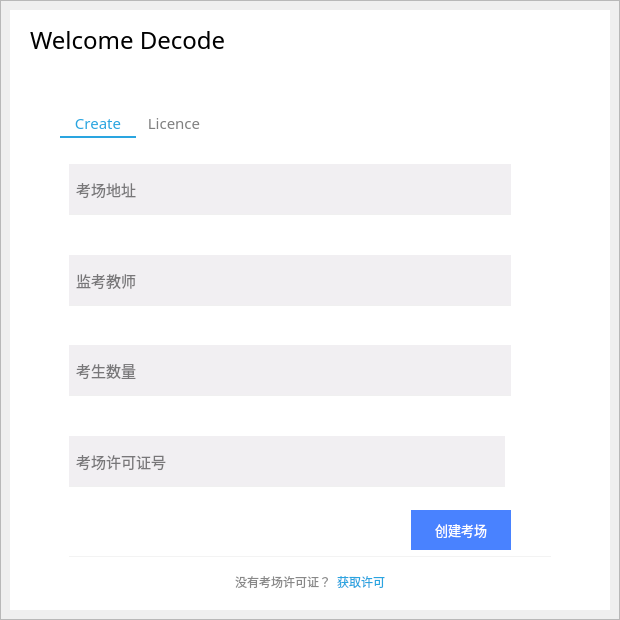
            <widget class="QWidget" name="page_2">
             <layout class="QHBoxLayout" name="horizontalLayout_14">
              <property name="spacing">
               <number>0</number>
              </property>
              <property name="leftMargin">
               <number>0</number>
              </property>
              <property name="topMargin">
               <number>0</number>
              </property>
              <property name="rightMargin">
               <number>0</number>
              </property>
              <property name="bottomMargin">
               <number>0</number>
              </property>
              <item>
               <layout class="QVBoxLayout" name="verticalLayout_10">
                <property name="spacing">
                 <number>0</number>
                </property>
                <property name="leftMargin">
                 <number>0</number>
                </property>
                <item>
                 <widget class="QFrame" name="frame_2">
                  <property name="font">
                   <font>
                    <kerning>true</kerning>
                   </font>
                  </property>
                  <property name="autoFillBackground">
                   <bool>false</bool>
                  </property>
                  <property name="styleSheet">
                   <string notr="true"/>
                  </property>
                  <property name="frameShape">
                   <enum>QFrame::StyledPanel</enum>
                  </property>
                  <property name="frameShadow">
                   <enum>QFrame::Raised</enum>
                  </property>
                  <layout class="QHBoxLayout" name="horizontalLayout_21">
                   <property name="spacing">
                    <number>9</number>
                   </property>
                   <property name="rightMargin">
                    <number>9</number>
                   </property>
                   <item>
                    <widget class="QGroupBox" name="CreateGroupBox">
                     <property name="minimumSize">
                      <size>
                       <width>600</width>
                       <height>600</height>
                      </size>
                     </property>
                     <property name="maximumSize">
                      <size>
                       <width>600</width>
                       <height>600</height>
                      </size>
                     </property>
                     <property name="styleSheet">
                      <string notr="true">.QLineEdit{
	border:none;
	border-radius:0px;
	border-bottom:1px solid #f0f0f0;
	padding-left:10px;
	font: 9pt &quot;苹方 常规&quot;;
	min-height:40px;
}
.QPushButton{
	border:none;
	background-color: rgb(255, 255, 255);
}
.QGroupBox{
	background-color: rgb(255, 255, 255);
	border:none;
}</string>
                     </property>
                     <property name="title">
                      <string/>
                     </property>
                     <layout class="QVBoxLayout" name="verticalLayout_4">
                      <property name="spacing">
                       <number>0</number>
                      </property>
                      <property name="leftMargin">
                       <number>0</number>
                      </property>
                      <property name="topMargin">
                       <number>0</number>
                      </property>
                      <property name="rightMargin">
                       <number>0</number>
                      </property>
                      <property name="bottomMargin">
                       <number>0</number>
                      </property>
                      <item>
                       <layout class="QHBoxLayout" name="horizontalLayout_24">
                        <property name="spacing">
                         <number>0</number>
                        </property>
                        <item>
                         <spacer name="horizontalSpacer_30">
                          <property name="orientation">
                           <enum>Qt::Horizontal</enum>
                          </property>
                          <property name="sizeType">
                           <enum>QSizePolicy::Fixed</enum>
                          </property>
                          <property name="sizeHint" stdset="0">
                           <size>
                            <width>20</width>
                            <height>20</height>
                           </size>
                          </property>
                         </spacer>
                        </item>
                        <item>
                         <widget class="QLabel" name="label_22">
                          <property name="font">
                           <font>
                            <family>苹方 常规</family>
                            <pointsize>18</pointsize>
                           </font>
                          </property>
                          <property name="styleSheet">
                           <string notr="true"/>
                          </property>
                          <property name="text">
                           <string>Welcome Decode</string>
                          </property>
                         </widget>
                        </item>
                        <item>
                         <spacer name="horizontalSpacer_31">
                          <property name="orientation">
                           <enum>Qt::Horizontal</enum>
                          </property>
                          <property name="sizeType">
                           <enum>QSizePolicy::Expanding</enum>
                          </property>
                          <property name="sizeHint" stdset="0">
                           <size>
                            <width>40</width>
                            <height>20</height>
                           </size>
                          </property>
                         </spacer>
                        </item>
                       </layout>
                      </item>
                      <item>
                       <spacer name="verticalSpacer_8">
                        <property name="orientation">
                         <enum>Qt::Vertical</enum>
                        </property>
                        <property name="sizeType">
                         <enum>QSizePolicy::Fixed</enum>
                        </property>
                        <property name="sizeHint" stdset="0">
                         <size>
                          <width>20</width>
                          <height>40</height>
                         </size>
                        </property>
                       </spacer>
                      </item>
                      <item>
                       <layout class="QHBoxLayout" name="horizontalLayout_23">
                        <property name="spacing">
                         <number>0</number>
                        </property>
                        <property name="bottomMargin">
                         <number>0</number>
                        </property>
                        <item>
                         <widget class="QTabWidget" name="tabWidget">
                          <property name="minimumSize">
                           <size>
                            <width>500</width>
                            <height>500</height>
                           </size>
                          </property>
                          <property name="maximumSize">
                           <size>
                            <width>500</width>
                            <height>500</height>
                           </size>
                          </property>
                          <property name="font">
                           <font>
                            <family>苹方 中等</family>
                            <pointsize>11</pointsize>
                           </font>
                          </property>
                          <property name="styleSheet">
                           <string notr="true">QTabWidget::pane{
background-color: rgb(255, 255, 255);
border-width:0px;
border-color:rgb(48, 104, 151);
background: #fff;
}
QTabBar::tab{
width:60px;
height:20px;
border-width:0px 0px 2px 0px;
border-style:solid;
border-color:#fff;
border-top-left-radius:5px;
border-top-right-radius:20px;
color:#808080;
background:#fff;
}

QTabBar::tab:selected,QTabBar::tab:hover{
border-style:solid;
border-color:rgb(42, 165, 224);
background:#FFFFFF;
color:rgb(42, 165, 224)
}

QTabBar::tab:top,QTabBar::tab:bottom{
padding:3px 8px 3px 8px;
}

QTabBar::tab:left,QTabBar::tab:right{
padding:8px 3px 8px 3px;
}

QTabBar::tab:top:selected,QTabBar::tab:top:hover{
border-width:0px 0px 2px 0px;
}

QTabBar::tab:right:selected,QTabBar::tab:right:hover{
border-width:0px 0px 2px 0px;
}

QTabBar::tab:bottom:selected,QTabBar::tab:bottom:hover{
border-width:0px 0px 2px 0px;
}

QTabBar::tab:left:selected,QTabBar::tab:left:hover{
border-width:0px 0px 2px 0px;
}

QTabBar::tab:first:top:selected,QTabBar::tab:first:top:hover,QTabBar::tab:first:bottom:selected,QTabBar::tab:first:bottom:hover{
border-left-width:0px;
border-left-color:#B6B6B6;
}

QTabBar::tab:first:left:selected,QTabBar::tab:first:left:hover,QTabBar::tab:first:right:selected,QTabBar::tab:first:right:hover{
border-top-width:0px;
border-top-color:#B6B6B6;
}

QTabBar::tab:last:top:selected,QTabBar::tab:last:top:hover,QTabBar::tab:last:bottom:selected,QTabBar::tab:last:bottom:hover{
border-right-width:0px;
border-right-color:#B6B6B6;
}

QTabBar::tab:last:left:selected,QTabBar::tab:last:left:hover,QTabBar::tab:last:right:selected,QTabBar::tab:last:right:hover{
border-bottom-width:10px;
border-bottom-color:#B6B6B6;
}
QLineEdit{
font: 11pt &quot;苹方 常规&quot;;
padding:5px;
}</string>
                          </property>
                          <property name="currentIndex">
                           <number>0</number>
                          </property>
                          <widget class="QWidget" name="tab">
                           <attribute name="title">
                            <string>Create</string>
                           </attribute>
                           <layout class="QVBoxLayout" name="verticalLayout_5">
                            <item>
                             <layout class="QHBoxLayout" name="horizontalLayout_8">
                              <property name="spacing">
                               <number>0</number>
                              </property>
                              <item>
                               <widget class="QLineEdit" name="ExamRoomIP">
                                <property name="minimumSize">
                                 <size>
                                  <width>0</width>
                                  <height>51</height>
                                 </size>
                                </property>
                                <property name="maximumSize">
                                 <size>
                                  <width>9999</width>
                                  <height>16777215</height>
                                 </size>
                                </property>
                                <property name="font">
                                 <font>
                                  <family>苹方 常规</family>
                                  <pointsize>11</pointsize>
                                  <weight>50</weight>
                                  <italic>false</italic>
                                  <bold>false</bold>
                                 </font>
                                </property>
                                <property name="styleSheet">
                                 <string notr="true">background-color: rgb(241, 239, 242);</string>
                                </property>
                                <property name="placeholderText">
                                 <string>考场地址</string>
                                </property>
                               </widget>
                              </item>
                              <item>
                               <widget class="QPushButton" name="ERTip">
                                <property name="minimumSize">
                                 <size>
                                  <width>40</width>
                                  <height>0</height>
                                 </size>
                                </property>
                                <property name="maximumSize">
                                 <size>
                                  <width>999</width>
                                  <height>999</height>
                                 </size>
                                </property>
                                <property name="styleSheet">
                                 <string notr="true"/>
                                </property>
                                <property name="text">
                                 <string/>
                                </property>
                               </widget>
                              </item>
                             </layout>
                            </item>
                            <item>
                             <layout class="QHBoxLayout" name="horizontalLayout_11">
                              <property name="spacing">
                               <number>0</number>
                              </property>
                              <item>
                               <widget class="QLineEdit" name="Invigilator">
                                <property name="minimumSize">
                                 <size>
                                  <width>0</width>
                                  <height>51</height>
                                 </size>
                                </property>
                                <property name="maximumSize">
                                 <size>
                                  <width>9999</width>
                                  <height>16777215</height>
                                 </size>
                                </property>
                                <property name="font">
                                 <font>
                                  <family>苹方 常规</family>
                                  <pointsize>11</pointsize>
                                  <weight>50</weight>
                                  <italic>false</italic>
                                  <bold>false</bold>
                                 </font>
                                </property>
                                <property name="styleSheet">
                                 <string notr="true">background-color: rgb(241, 239, 242);</string>
                                </property>
                                <property name="placeholderText">
                                 <string>监考教师</string>
                                </property>
                               </widget>
                              </item>
                              <item>
                               <widget class="QPushButton" name="INVTip">
                                <property name="minimumSize">
                                 <size>
                                  <width>40</width>
                                  <height>0</height>
                                 </size>
                                </property>
                                <property name="maximumSize">
                                 <size>
                                  <width>999</width>
                                  <height>999</height>
                                 </size>
                                </property>
                                <property name="styleSheet">
                                 <string notr="true"/>
                                </property>
                                <property name="text">
                                 <string/>
                                </property>
                               </widget>
                              </item>
                             </layout>
                            </item>
                            <item>
                             <layout class="QHBoxLayout" name="horizontalLayout_9">
                              <property name="spacing">
                               <number>0</number>
                              </property>
                              <item>
                               <widget class="QLineEdit" name="UserNum">
                                <property name="minimumSize">
                                 <size>
                                  <width>0</width>
                                  <height>51</height>
                                 </size>
                                </property>
                                <property name="maximumSize">
                                 <size>
                                  <width>9999</width>
                                  <height>16777215</height>
                                 </size>
                                </property>
                                <property name="font">
                                 <font>
                                  <family>苹方 常规</family>
                                  <pointsize>11</pointsize>
                                  <weight>50</weight>
                                  <italic>false</italic>
                                  <bold>false</bold>
                                 </font>
                                </property>
                                <property name="styleSheet">
                                 <string notr="true">background-color: rgb(241, 239, 242);</string>
                                </property>
                                <property name="placeholderText">
                                 <string>考生数量</string>
                                </property>
                               </widget>
                              </item>
                              <item>
                               <widget class="QPushButton" name="UNTip">
                                <property name="minimumSize">
                                 <size>
                                  <width>40</width>
                                  <height>0</height>
                                 </size>
                                </property>
                                <property name="maximumSize">
                                 <size>
                                  <width>999</width>
                                  <height>999</height>
                                 </size>
                                </property>
                                <property name="styleSheet">
                                 <string notr="true"/>
                                </property>
                                <property name="text">
                                 <string/>
                                </property>
                               </widget>
                              </item>
                             </layout>
                            </item>
                            <item>
                             <layout class="QHBoxLayout" name="horizontalLayout_10">
                              <item>
                               <widget class="QLineEdit" name="ExamRoomLicence">
                                <property name="minimumSize">
                                 <size>
                                  <width>0</width>
                                  <height>51</height>
                                 </size>
                                </property>
                                <property name="maximumSize">
                                 <size>
                                  <width>9999</width>
                                  <height>16777215</height>
                                 </size>
                                </property>
                                <property name="font">
                                 <font>
                                  <family>苹方 常规</family>
                                  <pointsize>11</pointsize>
                                  <weight>50</weight>
                                  <italic>false</italic>
                                  <bold>false</bold>
                                 </font>
                                </property>
                                <property name="styleSheet">
                                 <string notr="true">background-color: rgb(241, 239, 242);</string>
                                </property>
                                <property name="placeholderText">
                                 <string>考场许可证号</string>
                                </property>
                               </widget>
                              </item>
                              <item>
                               <widget class="QPushButton" name="ERLTip">
                                <property name="minimumSize">
                                 <size>
                                  <width>40</width>
                                  <height>0</height>
                                 </size>
                                </property>
                                <property name="maximumSize">
                                 <size>
                                  <width>999</width>
                                  <height>999</height>
                                 </size>
                                </property>
                                <property name="styleSheet">
                                 <string notr="true"/>
                                </property>
                                <property name="text">
                                 <string/>
                                </property>
                               </widget>
                              </item>
                             </layout>
                            </item>
                            <item>
                             <layout class="QHBoxLayout" name="horizontalLayout_26">
                              <item>
                               <spacer name="horizontalSpacer_5">
                                <property name="orientation">
                                 <enum>Qt::Horizontal</enum>
                                </property>
                                <property name="sizeHint" stdset="0">
                                 <size>
                                  <width>40</width>
                                  <height>20</height>
                                 </size>
                                </property>
                               </spacer>
                              </item>
                              <item>
                               <widget class="QPushButton" name="CreateExamRoom">
                                <property name="minimumSize">
                                 <size>
                                  <width>100</width>
                                  <height>30</height>
                                 </size>
                                </property>
                                <property name="maximumSize">
                                 <size>
                                  <width>100</width>
                                  <height>40</height>
                                 </size>
                                </property>
                                <property name="font">
                                 <font>
                                  <family>苹方 粗体</family>
                                  <pointsize>10</pointsize>
                                  <weight>50</weight>
                                  <italic>false</italic>
                                  <bold>false</bold>
                                 </font>
                                </property>
                                <property name="cursor">
                                 <cursorShape>PointingHandCursor</cursorShape>
                                </property>
                                <property name="styleSheet">
                                 <string notr="true">.QPushButton,.QToolButton{
border-style:none;
border:0px solid #B6B6B6;
color:#FFF;
padding:0px;
min-height:30px;
border-radius:0px;
background: #4982ff;
}

.QPushButton:hover,.QToolButton:hover{
background-color: #739efc;
}

.QPushButton:pressed,.QToolButton:pressed{
background-color: #3068e5;
}

.QToolButton::menu-indicator{
image:None;
}</string>
                                </property>
                                <property name="text">
                                 <string>创建考场</string>
                                </property>
                               </widget>
                              </item>
                              <item>
                               <spacer name="horizontalSpacer_7">
                                <property name="orientation">
                                 <enum>Qt::Horizontal</enum>
                                </property>
                                <property name="sizeType">
                                 <enum>QSizePolicy::Fixed</enum>
                                </property>
                                <property name="sizeHint" stdset="0">
                                 <size>
                                  <width>40</width>
                                  <height>20</height>
                                 </size>
                                </property>
                               </spacer>
                              </item>
                             </layout>
                            </item>
                            <item>
                             <widget class="QLabel" name="label_5">
                              <property name="maximumSize">
                               <size>
                                <width>16777215</width>
                                <height>1</height>
                               </size>
                              </property>
                              <property name="styleSheet">
                               <string notr="true">background-color: rgb(243, 243, 243);</string>
                              </property>
                              <property name="text">
                               <string/>
                              </property>
                             </widget>
                            </item>
                            <item>
                             <layout class="QHBoxLayout" name="horizontalLayout_7">
                              <property name="leftMargin">
                               <number>9</number>
                              </property>
                              <property name="topMargin">
                               <number>9</number>
                              </property>
                              <property name="rightMargin">
                               <number>9</number>
                              </property>
                              <property name="bottomMargin">
                               <number>9</number>
                              </property>
                              <item>
                               <spacer name="horizontalSpacer_32">
                                <property name="orientation">
                                 <enum>Qt::Horizontal</enum>
                                </property>
                                <property name="sizeType">
                                 <enum>QSizePolicy::Expanding</enum>
                                </property>
                                <property name="sizeHint" stdset="0">
                                 <size>
                                  <width>40</width>
                                  <height>20</height>
                                 </size>
                                </property>
                               </spacer>
                              </item>
                              <item>
                               <widget class="QLabel" name="label_19">
                                <property name="font">
                                 <font>
                                  <family>苹方 常规</family>
                                 </font>
                                </property>
                                <property name="styleSheet">
                                 <string notr="true">color: rgb(136, 136, 136);</string>
                                </property>
                                <property name="text">
                                 <string>没有考场许可证？</string>
                                </property>
                               </widget>
                              </item>
                              <item>
                               <widget class="QPushButton" name="GetLicence">
                                <property name="font">
                                 <font>
                                  <family>苹方 粗体</family>
                                  <pointsize>9</pointsize>
                                 </font>
                                </property>
                                <property name="cursor">
                                 <cursorShape>PointingHandCursor</cursorShape>
                                </property>
                                <property name="autoFillBackground">
                                 <bool>false</bool>
                                </property>
                                <property name="styleSheet">
                                 <string notr="true">color: rgb(42, 165, 224);
max-height:15px;</string>
                                </property>
                                <property name="text">
                                 <string>获取许可</string>
                                </property>
                                <property name="autoDefault">
                                 <bool>false</bool>
                                </property>
                               </widget>
                              </item>
                              <item>
                               <spacer name="horizontalSpacer_33">
                                <property name="orientation">
                                 <enum>Qt::Horizontal</enum>
                                </property>
                                <property name="sizeType">
                                 <enum>QSizePolicy::Expanding</enum>
                                </property>
                                <property name="sizeHint" stdset="0">
                                 <size>
                                  <width>40</width>
                                  <height>20</height>
                                 </size>
                                </property>
                               </spacer>
                              </item>
                             </layout>
                            </item>
                           </layout>
                          </widget>
                          <widget class="QWidget" name="tab_2">
                           <attribute name="title">
                            <string>Licence</string>
                           </attribute>
                          </widget>
                         </widget>
                        </item>
                       </layout>
                      </item>
                     </layout>
                    </widget>
                   </item>
                  </layout>
                 </widget>
                </item>
               </layout>
              </item>
             </layout>
            </widget>
